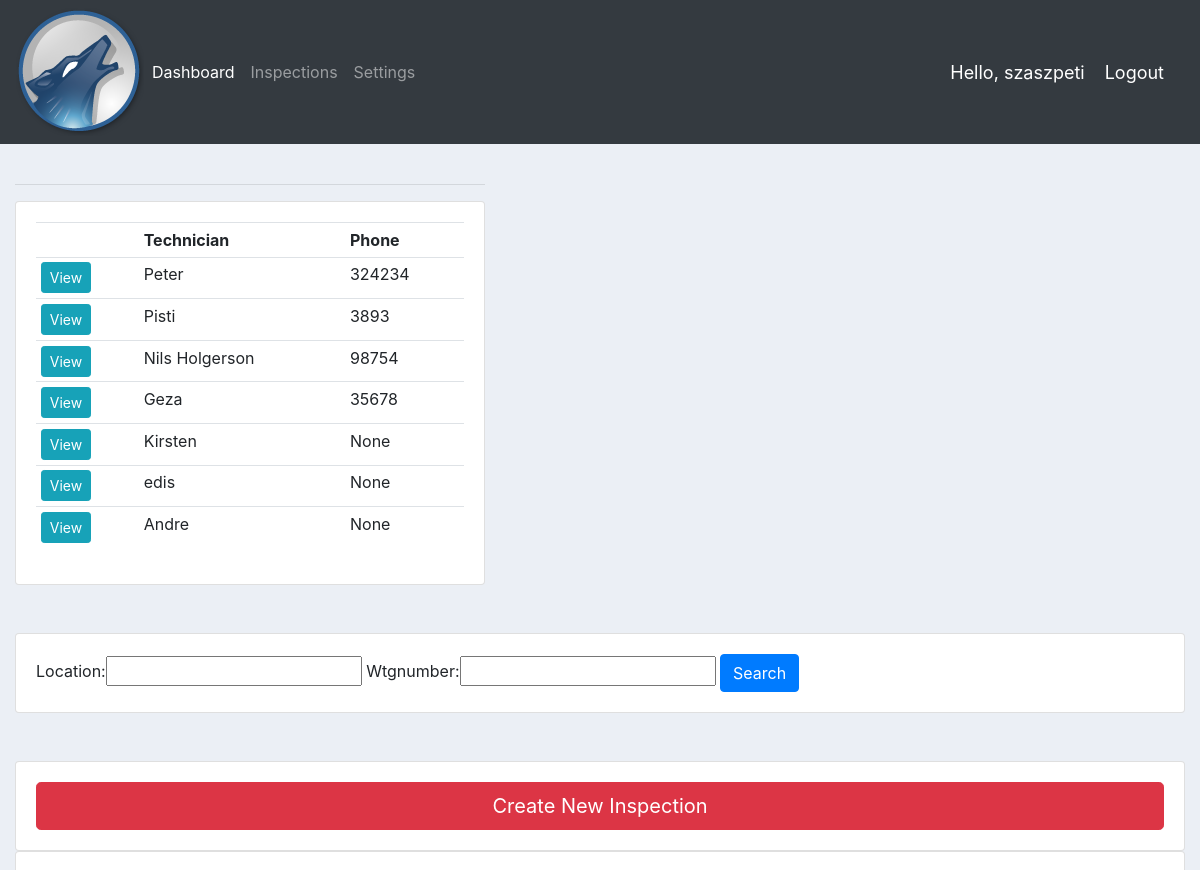
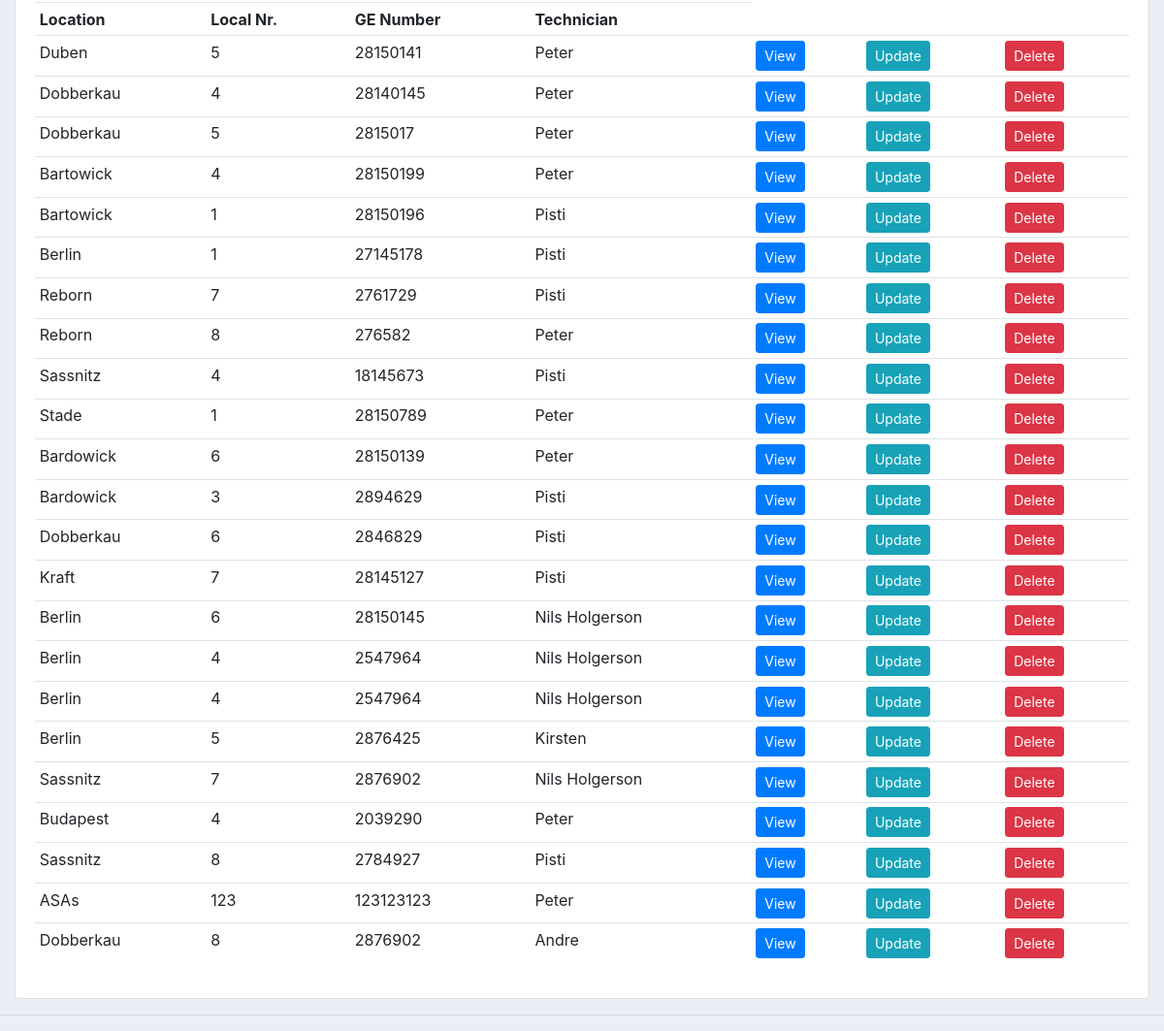
The app's page / (signed in) with its own data (2 pictures, top to bottom).
### accounts/models.py (models this page shows, shortened)
class Technician(models.Model):
    user = models.OneToOneField(User, null=True, blank=True, on_delete=models.CASCADE)
    name = models.CharField(max_length=200, null=True)
    phone = models.CharField(max_length=200, null=True)
    email = models.CharField(max_length=200, null=True)
    profile_pic = models.ImageField(default="profile1.png", null=True, blank=True)
    date_created = models.DateTimeField(auto_now_add=True, null=True)
    def __str__(self):
        return self.name

class Inspection(models.Model):
	date = models.DateTimeField(auto_now_add=True)
	location = models.CharField(max_length=50)
	wtglocalnumber = models.CharField(max_length=3)
	wtgnumber = models.CharField(max_length=15)
	technician_one = models.ForeignKey(Technician, null=True, on_delete= models.SET_NULL)
	technician_two = models.CharField(max_length=50)
	technician_three = models.CharField(max_length=50, null=True, blank=True)
	notes = models.TextField(null=True, blank=True)
	TRAVEL_OFFICE_WTG = 'Travel Office --> WTG'
	TRAVEL_WTG_OFFICE = 'Travel WTG --> Office'
	TRAVEL_HOTEL_WTG = 'Travel Hotel --> WTG'
	TRAVEL_WTG_HOTEL = 'Travel WTG --> Hotel'
	TRAVEL_EXTRA = 'Travel Extra'
	WORK_PREPARATION = 'Work Preparation'
	UT_INSPECTION = 'UT Inspection'
	STANDBY_WEATHER = 'Standby Weather'
	STANDBY_WTG_DISORDER = 'Standby WTG Disorder'
	CLEANING = 'Cleaning'
	OTHER = 'Other'
	ACTIVITY = [(TRAVEL_OFFICE_WTG, 'Travel Office --> WTG '),
				(TRAVEL_WTG_OFFICE, 'Travel WTG --> Office'),
				(TRAVEL_HOTEL_WTG, 'Travel Hotel --> WTG'),
				(TRAVEL_WTG_HOTEL, 'Travel WTG --> Hotel'),
				(TRAVEL_EXTRA, 'Travel Extra'),
				(WORK_PREPARATION, 'Work Preparation'),
				(UT_INSPECTION, 'UT Inspection'),
				(STANDBY_WEATHER, 'Standby Weather'),
				(STANDBY_WTG_DISORDER, 'Standby WTG Disorder'),
				(CLEANING, 'Cleaning'),
				(OTHER, 'Other'),
				]
	activity_1 = models.CharField(choices=ACTIVITY, max_length=50)
	time_start_1 = models.TimeField(null=True,blank=True, auto_now=False, auto_now_add=False)
	time_end_1 = models.TimeField(null=True,blank=True, auto_now=False, auto_now_add=False)
	note_1 = models.CharField(max_length=200, blank=True)
	activity_2 = models.CharField(choices=ACTIVITY, max_length=50)
	time_start_2 = models.TimeField(null=True,blank=True, auto_now=False, auto_now_add=False)
	time_end_2 = models.TimeField(null=True,blank=True, auto_now=False, auto_now_add=False)
	note_2 = models.CharField(max_length=200, blank=True)
	activity_3 = models.CharField(choices=ACTIVITY, max_length=50)
	time_start_3 = models.TimeField(null=True,blank=True, auto_now=False, auto_now_add=False)
	time_end_3 = models.TimeField(null=True,blank=True, auto_now=False, auto_now_add=False)
	note_3 = models.CharField(max_length=200, blank=True)
	activity_4 = models.CharField(choices=ACTIVITY, max_length=50)
	time_start_4 = models.TimeField(null=True,blank=True, auto_now=False, auto_now_add=False)
	time_end_4 = models.TimeField(null=True,blank=True, auto_now=False, auto_now_add=False)
	note_4 = models.CharField(max_length=200, blank=True)
	activity_5 = models.CharField(choices=ACTIVITY, max_length=50)
	time_start_5 = models.TimeField(null=True,blank=True, auto_now=False, auto_now_add=False)
	time_end_5 = models.TimeField(null=True,blank=True, auto_now=False, auto_now_add=False)
	note_5 = models.CharField(max_length=200, blank=True)
	activity_6 = models.CharField(choices=ACTIVITY, max_length=50)
	time_start_6 = models.TimeField(null=True,blank=True, auto_now=False, auto_now_add=False)
	time_end_6 = models.TimeField(null=True,blank=True, auto_now=False, auto_now_add=False)
	note_6 = models.CharField(max_length=200,blank=True)
	photo = ImageField(blank=True, manual_crop="")

### accounts/views.py (the view)
# urls.py: path('', views.home, name="home"),
@login_required(login_url='login')
def home(request):
    inspections = Inspection.objects.all()
    technicians = Technician.objects.all()
    total_technicians = technicians.count()
    print(total_technicians)
    total_inspections = inspections.count()
    myFilter = InspectionFilter(request.GET, queryset=inspections)
    inspections = myFilter.qs
    context = {'inspections':inspections, 'technicians':technicians,
    'total_inspections':total_inspections, 'myFilter':myFilter}
    return render(request, 'accounts/dashboard.html', context)

### accounts/templates/accounts/dashboard.html
{%  extends 'accounts/main.html' %}
{% load crispy_forms_tags %}
{% block content %}
<br>
<div class="row">
	<div class="col-md-5">
		<hr>
		<div class="card card-body">
			<table class="table table-sm">
				<tr>
    				<th></th>
					<th>Technician</th>
					<th>Phone</th>
					{% for technician in technicians %}
					<tr>
    					<td><a class="btn btn-sm btn-info" href="{% url 'technician' technician.id %}">View</a></td>
    					<td>{{technician.name}}</td>
    					<td>{{technician.phone}}</td>
					</tr>
					{% endfor %}
				</tr>
			</table>
		</div>
	</div>
</div>
<br><br>
<div class="row">
	<div class="col-md-12">
		<div class="card card-body">
			<form method="get">
				{{myFilter.form}}
		    <button class="btn btn-primary" type="submit">Search</button>
		  </form>
		</div>
	</div>
</div>
<br><br>
<div class="row">
	<div class="col-md-12">
	    <div class="card card-body">
		<a class="btn btn-danger  btn-lg btn-block" href="{% url 'create_inspection' %}">Create New Inspection</a>
		</div>
		<div class="card card-body">
			<table class="table table-sm">
				<tr>
					<th>Location</th>
					<th>Local Nr.</th>
					<th>GE Number</th>
					<th>Technician</th>
				</tr>
				{% for inspection in inspections %}
					<tr>
    					<td>{{inspection.location}}</td>
    					<td>{{inspection.wtglocalnumber}}</td>
    					<td>{{inspection.wtgnumber}}</td>
    					<td>{{inspection.technician_one}}</td>
    					<td><a class="btn btn-sm btn-primary" href="{% url 'inspection_detail' inspection.id %}">View</a></td>
    					<td><a class="btn btn-sm btn-info" href="{% url 'update_inspection' inspection.id %}">Update</a></td>
    					<td><a class="btn btn-sm btn-danger" href="{% url 'delete_inspection' inspection.id %}">Delete</a></td>
					</tr>
					{% endfor %}
			</table>
		</div>
	</div>
</div>
</div>
{% endblock %}

### accounts/templates/accounts/navbar.html (shortened to what this page needs)
{% load static %}
<nav class="navbar navbar-expand-lg navbar-dark bg-dark">
 <img src="{% static 'images/logo.png' %}">
  <div class="collapse navbar-collapse" id="navbarNav">
    <ul class="navbar-nav">
      <li class="nav-item active">
        <a class="nav-link" href="{% url 'home' %}">Dashboard</a>
      </li>
      <li class="nav-item">
        <a class="nav-link" href="">Inspections</a>
      </li>
       <li class="nav-item">
        <a class="nav-link" href="">Settings</a>
      </li>
    </ul>
  </div>
  <span class="hello-msg">Hello, {{request.user}}</span>
  <span ><a  class="hello-msg" href="{% url 'logout' %}">Logout</a></span>
</nav>

### static/css/main.css (style rules this page uses)
body { background-color: #ebeff5; }

### accounts/templates/accounts/navbar.html (style rules this page uses)
.hello-msg { font-size: 18px; color: #fff; margin-right: 20px; }

### records on screen
Technician: name "Peter", phone "324234"
Technician: name "Pisti", phone "3893"
Technician: name "Nils Holgerson", phone "98754"
Technician: name "Geza", phone "35678"
Technician: name "Kirsten", phone "None"
Technician: name "edis", phone "None"
Technician: name "Andre", phone "None"
Inspection: location "Duben", wtglocalnumber "5", wtgnumber "28150141", technician_one "Peter"
Inspection: location "Dobberkau", wtglocalnumber "4", wtgnumber "28140145", technician_one "Peter"
Inspection: location "Dobberkau", wtglocalnumber "5", wtgnumber "2815017", technician_one "Peter"
Inspection: location "Bartowick", wtglocalnumber "4", wtgnumber "28150199", technician_one "Peter"
Inspection: location "Bartowick", wtglocalnumber "1", wtgnumber "28150196", technician_one "Pisti"
Inspection: location "Berlin", wtglocalnumber "1", wtgnumber "27145178", technician_one "Pisti"
Inspection: location "Reborn", wtglocalnumber "7", wtgnumber "2761729", technician_one "Pisti"
Inspection: location "Reborn", wtglocalnumber "8", wtgnumber "276582", technician_one "Peter"
Inspection: location "Sassnitz", wtglocalnumber "4", wtgnumber "18145673", technician_one "Pisti"
Inspection: location "Stade", wtglocalnumber "1", wtgnumber "28150789", technician_one "Peter"
Inspection: location "Bardowick", wtglocalnumber "6", wtgnumber "28150139", technician_one "Peter"
Inspection: location "Bardowick", wtglocalnumber "3", wtgnumber "2894629", technician_one "Pisti"
Inspection: location "Dobberkau", wtglocalnumber "6", wtgnumber "2846829", technician_one "Pisti"
Inspection: location "Kraft", wtglocalnumber "7", wtgnumber "28145127", technician_one "Pisti"
Inspection: location "Berlin", wtglocalnumber "6", wtgnumber "28150145", technician_one "Nils Holgerson"
Inspection: location "Berlin", wtglocalnumber "4", wtgnumber "2547964", technician_one "Nils Holgerson"
Inspection: location "Berlin", wtglocalnumber "4", wtgnumber "2547964", technician_one "Nils Holgerson"
Inspection: location "Berlin", wtglocalnumber "5", wtgnumber "2876425", technician_one "Kirsten"
Inspection: location "Sassnitz", wtglocalnumber "7", wtgnumber "2876902", technician_one "Nils Holgerson"
Inspection: location "Budapest", wtglocalnumber "4", wtgnumber "2039290", technician_one "Peter"
Inspection: location "Sassnitz", wtglocalnumber "8", wtgnumber "2784927", technician_one "Pisti"
Inspection: location "ASAs", wtglocalnumber "123", wtgnumber "123123123", technician_one "Peter"
Inspection: location "Dobberkau", wtglocalnumber "8", wtgnumber "2876902", technician_one "Andre"

### other values on screen
{{ request.user }} "szaszpeti"
